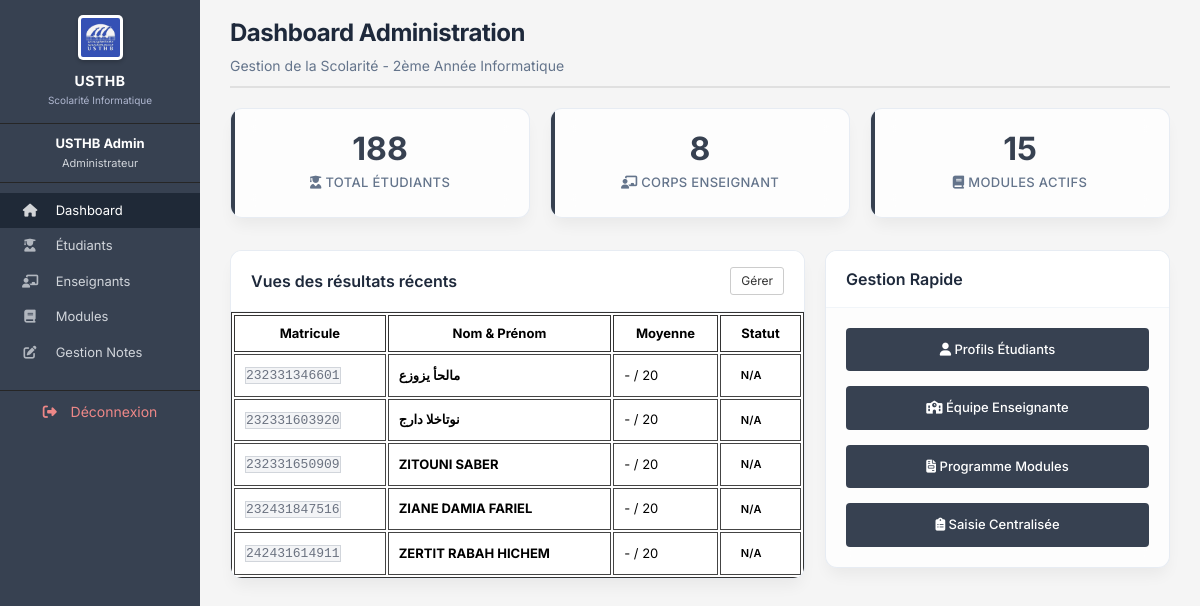
Page /dashboard_admin.php (signed in) on the committed database.
### tables this page shows
CREATE TABLE `etudiants` (
  `id` int(11) NOT NULL AUTO_INCREMENT,
  `matricule` varchar(20) NOT NULL,
  `nom` varchar(100) NOT NULL,
  `prenom` varchar(100) NOT NULL,
  `email` varchar(150) NOT NULL,
  `mot_de_passe` varchar(255) NOT NULL,
  `niveau` varchar(50) DEFAULT NULL,
  `specialite` varchar(100) DEFAULT NULL,
  `section` varchar(10) DEFAULT NULL,
  `groupe_td` int(11) DEFAULT NULL,
  `groupe_tp` int(11) DEFAULT NULL,
  `date_naissance` date DEFAULT NULL,
  `photo` varchar(255) DEFAULT 'default.png',
  PRIMARY KEY (`id`),
  UNIQUE KEY `matricule` (`matricule`),
  UNIQUE KEY `email` (`email`)
);

### dashboard_admin.php (the view, shortened to what this page needs)
<?php
require_once 'config.php';
$nb_etudiants = $pdo->query("SELECT COUNT(*) FROM etudiants")->fetchColumn();
$nb_enseignants = $pdo->query("SELECT COUNT(*) FROM enseignants")->fetchColumn();
$nb_modules = $pdo->query("SELECT COUNT(*) FROM modules")->fetchColumn();
$query_derniers = "
    SELECT e.*,
    (SELECT AVG(note) FROM notes WHERE etudiant_id = e.id) as moyenne
    FROM etudiants e
    ORDER BY e.id DESC
    LIMIT 5
";
$derniers_etudiants = $pdo->query($query_derniers)->fetchAll();
include 'includes/header.php';
include 'includes/sidebar.php';
?>
<div class="main-content">
    <div class="page-header">
        <h1>Dashboard Administration</h1>
        <p>Gestion de la Scolarité - 2ème Année Informatique</p>
    </div>
    <div class="stats-row">
        <div class="stat-card glass-effect">
            <div class="number"><?= $nb_etudiants ?></div>
            <div class="label"><i class="fa-solid fa-user-graduate"></i> Total Étudiants</div>
        </div>
        <div class="stat-card glass-effect">
            <div class="number"><?= $nb_enseignants ?></div>
            <div class="label"><i class="fa-solid fa-chalkboard-user"></i> Corps Enseignant</div>
        </div>
        <div class="stat-card glass-effect">
            <div class="number"><?= $nb_modules ?></div>
            <div class="label"><i class="fa-solid fa-book"></i> Modules Actifs</div>
        </div>
    </div>
    <div class="notes-layout" style="display: grid; grid-template-columns: 2fr 1.2fr; gap: 20px; margin-top: 25px;">
        <div class="table-container glass-effect">
            <div class="table-header">
                <h3>Vues des résultats récents</h3>
                <a href="etudiants.php" class="btn-action">Gérer</a>
            </div>
            <table>
                <thead>
                    <tr>
                        <th>Matricule</th>
                        <th>Nom & Prénom</th>
                        <th>Moyenne</th>
                        <th>Statut</th>
                    </tr>
                </thead>
                <tbody>
                    <?php foreach ($derniers_etudiants as $etud): ?>
                        <?php
                            $moy = $etud['moyenne'] !== null ? round($etud['moyenne'], 2) : '-';
                            $status_class = ($etud['moyenne'] >= 10) ? 'badge-admis' : ($etud['moyenne'] === null ? '' : 'badge-ajourne');
                            $status_text = ($etud['moyenne'] >= 10) ? 'Admis' : ($etud['moyenne'] === null ? 'N/A' : 'Ajourné');
                        ?>
                        <tr>
                            <td><span class="badge-code"><?= htmlspecialchars($etud['matricule']) ?></span></td>
                            <td><strong><?= htmlspecialchars($etud['nom'] . ' ' . $etud['prenom']) ?></strong></td>
                            <td><?= $moy ?> / 20</td>
                            <td><span class="badge <?= $status_class ?>"><?= $status_text ?></span></td>
                        </tr>
                    <?php endforeach; ?>
                </tbody>
            </table>
        </div>
        <div class="table-container glass-effect">
            <div class="table-header">
                <h3>Gestion Rapide</h3>
            </div>
            <div style="padding: 20px; display: flex; flex-direction: column; gap: 15px;">
                <a href="etudiants.php" class="btn-add" style="text-align:center; padding: 12px; font-weight: 500;"><i class="fa-solid fa-user"></i> Profils Étudiants</a>
                <a href="enseignants.php" class="btn-add" style="text-align:center; padding: 12px; font-weight: 500;"><i class="fa-solid fa-school"></i> Équipe Enseignante</a>
                <a href="modules.php" class="btn-add" style="text-align:center; padding: 12px; font-weight: 500;"><i class="fa-solid fa-file-invoice"></i> Programme Modules</a>
                <a href="notes.php" class="btn-add" style="text-align:center; padding: 12px; font-weight: 500;"><i class="fa-solid fa-clipboard-list"></i> Saisie Centralisée</a>
            </div>
        </div>
    </div>
</div>
<?php include 'includes/footer.php'; ?>

### assets/css/style.css (style rules this page uses)
:root { --primary-color: #374151; --primary-dark: #1f2937; --sidebar-bg: #262626; --bg-light: #ffffff; --bg-body: #f3f4f6; --text-main: #111827; --text-muted: #6b7280; --accent-gray: #d1d5db; --valid-green: #059669; --invalid-red: #dc2626; }
* { margin: 0; padding: 0; box-sizing: border-box; }
body { font-family: 'Inter', -apple-system, BlinkMacSystemFont, "Segoe UI", Roboto, sans-serif; background-color: var(--bg-body); color: var(--text-main); font-size: 14px; line-height: 1.5; }
a { text-decoration: none; color: var(--primary-color); }
.main-content { flex: 1; padding: 15px 30px 20px; background-color: #f5f5f5; }
.page-header { margin-bottom: 20px; padding-bottom: 10px; border-bottom: 2px solid #e0e0e0; }
.page-header h1 { font-size: 24px; font-weight: 700; color: #1e293b; letter-spacing: -0.02em; }
.page-header p { color: #64748b; font-size: 14px; margin-top: 4px; }
.stats-row { display: grid; grid-template-columns: repeat(auto-fit, minmax(200px, 1fr)); gap: 20px; margin-bottom: 32px; }
.stat-card { background: white; border: 1px solid #e2e8f0; border-radius: 12px; padding: 24px; text-align: center; transition: transform 0.2s, box-shadow 0.2s; box-shadow: 0 1px 3px rgba(0,0,0,0.1); position: relative; overflow: hidden; }
.stat-card::before { content: ''; position: absolute; top: 0; left: 0; width: 4px; height: 100%; background: var(--primary-color); }
.stat-card .number { font-size: 32px; font-weight: 700; color: var(--primary-color); line-height: 1; }
.stat-card .label { font-size: 13px; font-weight: 500; color: #64748b; margin-top: 8px; text-transform: uppercase; letter-spacing: 0.025em; }
.table-container { background: white; border: 1px solid #e2e8f0; border-radius: 12px; box-shadow: 0 4px 6px -1px rgba(0, 0, 0, 0.1), 0 2px 4px -1px rgba(0, 0, 0, 0.06); overflow: hidden; margin-bottom: 24px; }
.table-header { display: flex; justify-content: space-between; align-items: center; padding: 16px 20px; background: #ffffff; border-bottom: 1px solid #f1f5f9; }
.table-header h3 { font-size: 16px; font-weight: 600; color: #1e293b; }
table { width: 100%; border-collapse: separate; border-spacing: 2px; border: 1px solid #333; background: #fff; font-family: 'Inter', serif; }
table th { background-color: #fff; padding: 8px 10px; text-align: center; font-size: 13px; color: #000; font-weight: bold; border: 1px solid #333; text-transform: none; }
table td { padding: 8px 10px; border: 1px solid #444; font-size: 13px; color: #000; vertical-align: middle; background: #fff; }
.badge { display: inline-block; padding: 4px 10px; border-radius: 20px; font-size: 11px; font-weight: 600; text-transform: uppercase; letter-spacing: 0.02em; }
.badge-code { background-color: var(--bg-body); color: var(--text-muted); border: 1px solid var(--accent-gray); font-family: monospace; }
.btn-action { display: inline-block; padding: 4px 10px; border: 1px solid #ccc; border-radius: 3px; font-size: 12px; cursor: pointer; background: white; color: #333; }
.btn-add { display: inline-block; padding: 7px 15px; background-color: var(--primary-color); color: white; border: none; border-radius: 4px; font-size: 13px; cursor: pointer; }
.notes-layout { display: grid; grid-template-columns: 320px 1fr; gap: 20px; align-items: start; }
.glass-effect { background: rgba(255, 255, 255, 0.8); backdrop-filter: blur(12px); -webkit-backdrop-filter: blur(12px); border: 1px solid rgba(226, 232, 240, 0.8); box-shadow: 0 10px 15px -3px rgba(0, 0, 0, 0.05); }

### rows in the picture
etudiants: matricule "232331346601", nom+prenom "مالحأ يزوزع", moy "-", status_text "N/A"
etudiants: matricule "232331603920", nom+prenom "نوتاخلا دارج", moy "-", status_text "N/A"
etudiants: matricule "232331650909", nom+prenom "ZITOUNI SABER", moy "-", status_text "N/A"
etudiants: matricule "232431847516", nom+prenom "ZIANE DAMIA FARIEL", moy "-", status_text "N/A"
etudiants: matricule "242431614911", nom+prenom "ZERTIT RABAH HICHEM", moy "-", status_text "N/A"

### other values in the picture
$_SESSION['prenom'] . ' ' . $_SESSION['nom'] "USTHB Admin"
$nb_etudiants "188"
$nb_enseignants "8"
$nb_modules "15"
